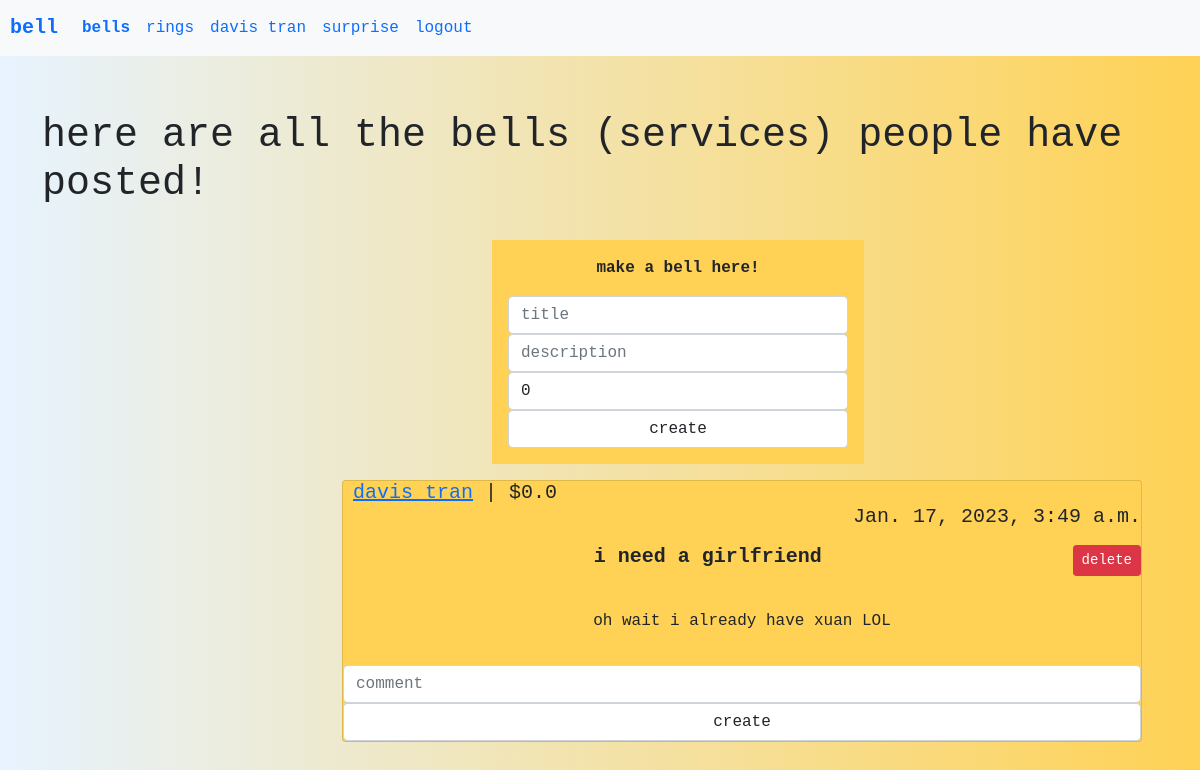
Screenshot of /bell (signed in) with the database file from the repository.
### core/models.py (models this page shows, shortened)
class Bell(models.Model):
    title = models.CharField(max_length=50)
    body = models.TextField()
    price = models.FloatField(blank=True, default=0)
    created_at = models.DateTimeField(auto_now=True)
    author = models.ForeignKey(User, on_delete=models.DO_NOTHING)

### core/views.py (the view)
# urls.py: path('bell', bell, name='bell'),
def bell(request):
    if not request.user.is_authenticated:
        return redirect('/login')
    if request.method == 'POST':
        title, body, price = request.POST['title'], request.POST['body'], request.POST['price']
        res = price.replace('.', '', 1)
        if len(title) != 0 and len(price) != 0 and res.isnumeric():
            price = round(Decimal(price), 2)
            Bell.objects.create(title=title, body=body, price=price, author=request.user)
    bells = Bell.objects.all().order_by('-id')
    return render(request, 'bell.html', {'bells': bells})

### core/templates/bell.html (shortened to what this page needs)
<!doctype html>
<html lang="en">
<head>
    <link href="https://cdn.jsdelivr.net/npm/bootstrap@5.0.0-beta3/dist/css/bootstrap.min.css" rel="stylesheet">
    <nav class="navbar sticky-top navbar-expand-lg #0086FF bg-light">
        <a class="navbar-brand" href="/" style="margin-left: 10px"><b>bell</b></a>
        <div class="collapse navbar-collapse" id="navbarNavAltMarkup">
            <div class="navbar-nav">
                <b><a class="nav-link" href="/bell">bells</a></b>
                <a class="nav-link" href="/ring">rings</a>
                <a class="nav-link" href="/profile/{{request.user.username}}">{{request.user.username}}</a>
                <a class="nav-link" href="/random">surprise</a>
                <a class="nav-link" href="/logout">logout</a>
            </div>
        </div>
    </nav>
</head>
<body>
    <div class="container">
        <br/>
        <h1 style="margin-top: 2rem; margin-bottom: 2rem">here are all the bells (services) people have posted!</h1>
        <div class="col-md-4" style="margin-inline: 450px;">
            <div class="jumbotron" style="margin-bottom: 1rem; background-color: #FFD255;">
                <div class="card-body">
                    <p><b>make a bell here!</b></p>
                    <form method="POST" action="/bell" style="margin-bottom: 0 !important;">
                        <input class="form-control" name="title" placeholder="title" />
                        <input class="form-control" name="body" placeholder="description" />
                        <input class="form-control" name="price" value=0 placeholder="price" />
                        <input class="form-control" type="submit" value="create" />
                    </form>
                </div>
            </div>
        </div>
        {% for bell in bells %}
        <div class="col-md-4">
            <div class="card" style="margin-bottom: 1rem; background-color: #FFD255; width: 800px; margin-inline: 300px;">
                <h5 class="card-title">
                    <a href="/profile/{{bell.author.username}}" style="margin-left: 10px">{{bell.author.username}}</a> | ${{bell.price}}
                    <p style="text-align: right;">{{bell.created_at}}</p>
                    <p><b>{{bell.title}}</b> {% if request.user.username == bell.author.username %}
                        <a style="float: right;" href='/delete_bell?id={{bell.id}}' class="btn btn-danger btn-sm">delete</a> {% endif %}
                    </p>
                </h5>
                <div class="card-body">
                    <p>{{bell.body}}</p>
                </div>
                <form method="POST" action="/comment" style="margin-bottom: 0 !important;">
                    <input class="form-control" name="body" placeholder="comment" />
                    <input class="form-control" type="submit" value="create" />
                </form>
            </div>
        </div>
        {% endfor %}
    </div>
</body>
</html>

### core/templates/bell.html (style rules this page uses)
body { background-color: #99CAF6; background-image: linear-gradient(to right, #E7F3FF, #FFD255); font-family: "Courier New", Courier, monospace; }
p { text-align: center; vertical-align: middle; }

### rows the page displays
Bell: author.username "davis tran", price "0.0", created_at "Jan. 17, 2023, 3:49 a.m.", title "i need a girlfriend", body "oh wait i already have xuan LOL"

### other values shown
{{ request.user.username }} "davis tran"
